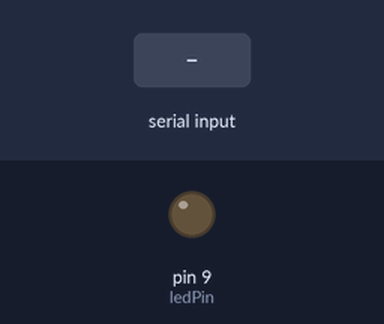
Simulated run of this sketch. Board: Arduino Uno, built with avr-gcc and run on an emulated ATmega328P. On the bench: output pins drawn as LEDs (lit = HIGH). Inputs (shaded band) come from the test bench.

Above: at 1.2 s.
1.3 s: byte 30 received over Serial
At 2.4 s:
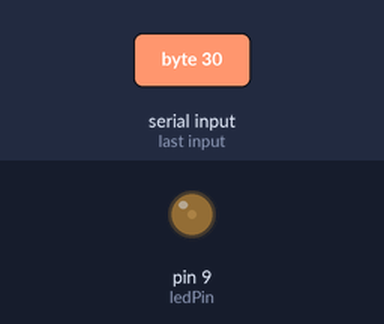
2.8 s: byte 90 received over Serial
At 3.6 s:
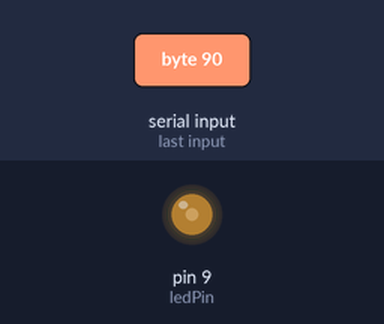
Timing chart, 0 to 5.8 s (numbered marks = the images above; inputs shaded):
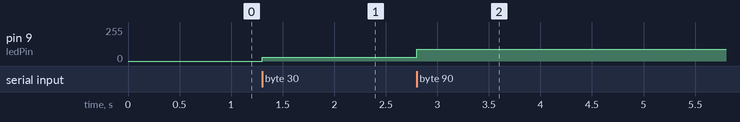

The sketch:

MaxMsp_invia_dati_ad_Arduino.ino
```cpp
float ledPin = 9;
void setup()
{
 Serial.begin(9600);
 pinMode(ledPin, OUTPUT);
}

void loop() {
  int luminosita;
  if (Serial.available()) {
  luminosita = Serial.read();
  analogWrite(ledPin, luminosita);
  }
}
```

Measured:
- after the input at 1.3 s, pin 9 (ledPin): 0/255 → 30/255 at once
- after the input at 2.8 s, pin 9 (ledPin): 30/255 → 90/255 at once
